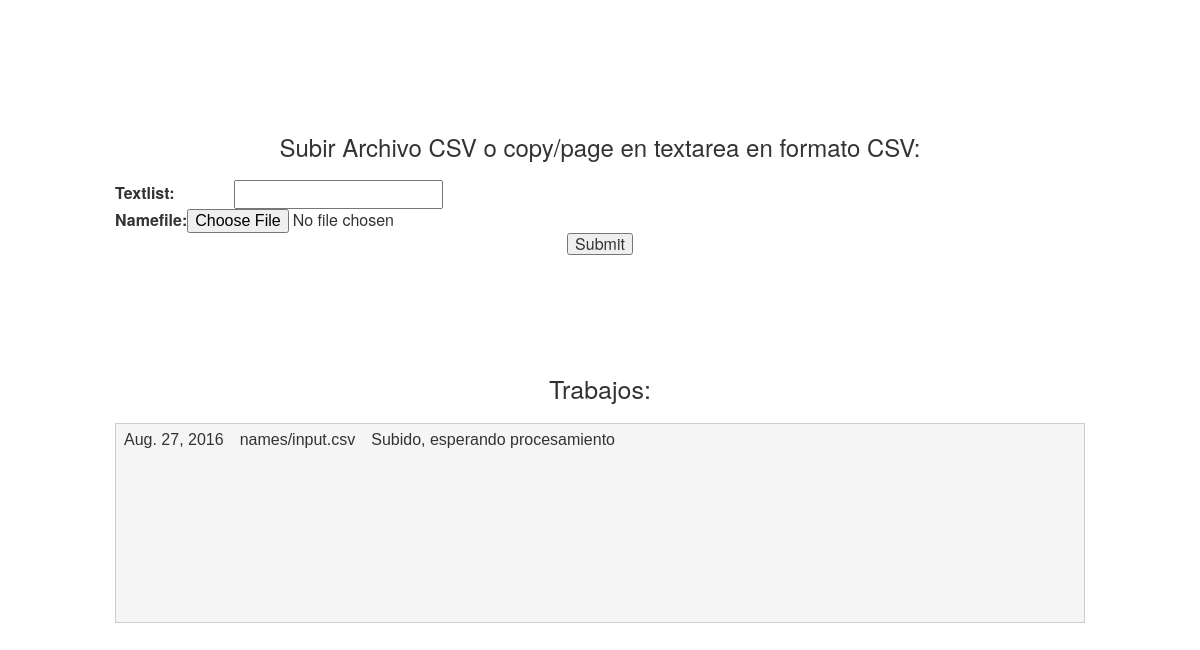
The app's page / (lower part), older data.
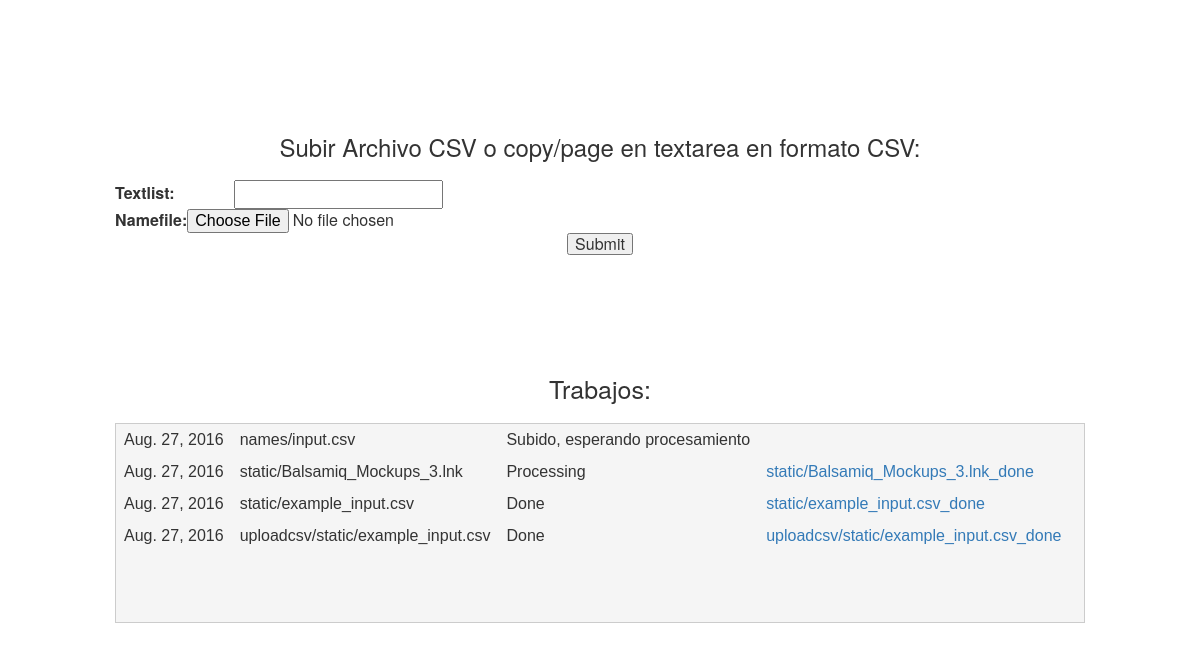
The same page, newer data.
### uploadcsv/models.py (models this page shows)
class Namelist(models.Model):
    upload_date = models.DateField(auto_now=True)
    done_date = models.DateField(null=True)
    namefile = models.FileField(upload_to="uploadcsv/static/")
    textlist = models.TextField(null=True,blank=True)
    donefile = models.TextField(null=True)
    status = models.TextField()

### uploadcsv/views.py (the view)
# urls.py: url(r'^$', views.index, name='index'),
def index(request):
    model = Namelist;
    namelists = Namelist.objects.all();
    if request.method == 'POST':
        form = NamelistForm(request.POST, request.FILES)
        if form.is_valid():
            instance = Namelist(namefile=request.FILES['namefile'])
            instance.status = "Pending"
            instance.save()
            return render(request, 'index.html', {'namelists': namelists, 'form': form, 'resultado': "Subido"})
        else:
            return render(request, 'index.html', {'namelists': namelists, 'form': form,'resultado': "Error"})
    else:
        form = UploadFileForm()
    return render(request, 'index.html', {'namelists': namelists, 'form': form})

### uploadcsv/forms.py
class UploadFileForm(forms.Form):
    textlist = forms.CharField(max_length=50)
    namefile = forms.FileField()

### uploadcsv/templates/index.html (shortened to what this page needs)
{% load static %}
<!DOCTYPE HTML>
<html>
 <head>
  <link rel="stylesheet" href="/static/css/bootstrap.min.css">
	<link rel="stylesheet" href="/static/css/style.css">
</head>
<body>
  <div id="cont" class="container-fluid">
  <div class="row">
      <section class="col-sm-10 col-sm-offset-1">
      <div class="row">
              <div id="titForm" class="contPage col-sm-12">
              <div class="row">
              </div>
              </div>
              <div id="contForm" class="contPage col-sm-12">
              <div class="row">
                <form method="post" id="formulario" enctype="multipart/form-data" action="/">
                    <div class="col-sm-12">
                        <h1>Subir Archivo CSV o copy/page en textarea en formato CSV:</h1>
                        <table>
                          {{ form }}
                        </table>
                      <input type="submit">
                    </div>
                </form>
              </div>
              </div>
              <div id="contResp" class="contPage col-sm-12">
                  <div id="titulo"><h1>Trabajos:</h1></div>
                  <div id="resultado">
                  <table id="resultstable">
                    {% if namelists %}
                      {% for namelist in namelists %}
                      <tr>
                      <td>
                          {{namelist.upload_date}}
                      </td>
                      <td>
                      {{namelist.namefile}}
                    </td>
                    <td>
                      {{namelist.status}}
                    </td>
                    <td>
                      {% if namelist.donefile %}
                      <a href="{% static namelist.donefile %}">{{namelist.donefile}}</a>
                      {% endif %}
                      </td>
                    </tr>
                      {% endfor %}
                    {% endif %}
                  </div>
              </div>
      </div>
      </section>
  </div>
  </div>
</body>
</html>

Row changes from the older to the newer data that the page shows:
added Namelist: upload_date "Aug. 27, 2016", namefile "static/Balsamiq_Mockups_3.lnk", status "Processing", donefile "static/Balsamiq_Mockups_3.lnk_done"
added Namelist: upload_date "Aug. 27, 2016", namefile "static/example_input.csv", status "Done", donefile "static/example_input.csv_done"
added Namelist: upload_date "Aug. 27, 2016", namefile "uploadcsv/static/example_input.csv", status "Done", donefile "uploadcsv/static/example_input.csv_done"
